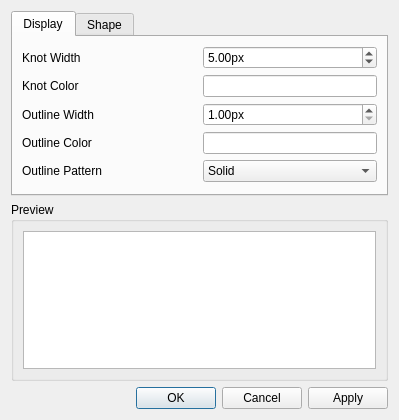
<?xml version="1.0" encoding="UTF-8"?>
<ui version="4.0">
 <class>StyleDialog</class>
 <widget class="QDialog" name="StyleDialog">
  <property name="geometry">
   <rect>
    <x>0</x>
    <y>0</y>
    <width>399</width>
    <height>420</height>
   </rect>
  </property>
  <property name="windowTitle">
   <string>Knot Style</string>
  </property>
  <layout class="QGridLayout" name="gridLayout">
   <item row="2" column="0">
    <widget class="QGroupBox" name="groupBox">
     <property name="title">
      <string>Preview</string>
     </property>
     <layout class="QGridLayout" name="gridLayout_2">
      <item row="0" column="0">
       <widget class="KnotView" name="preview">
        <property name="sizePolicy">
         <sizepolicy hsizetype="Expanding" vsizetype="Expanding">
          <horstretch>0</horstretch>
          <verstretch>0</verstretch>
         </sizepolicy>
        </property>
        <property name="verticalScrollBarPolicy">
         <enum>Qt::ScrollBarAlwaysOff</enum>
        </property>
        <property name="horizontalScrollBarPolicy">
         <enum>Qt::ScrollBarAlwaysOff</enum>
        </property>
        <property name="interactive">
         <bool>false</bool>
        </property>
       </widget>
      </item>
     </layout>
    </widget>
   </item>
   <item row="3" column="0">
    <widget class="QDialogButtonBox" name="buttonBox">
     <property name="orientation">
      <enum>Qt::Horizontal</enum>
     </property>
     <property name="standardButtons">
      <set>QDialogButtonBox::Apply|QDialogButtonBox::Cancel|QDialogButtonBox::Ok</set>
     </property>
    </widget>
   </item>
   <item row="1" column="0">
    <widget class="QTabWidget" name="tabWidget">
     <property name="currentIndex">
      <number>0</number>
     </property>
     <widget class="QWidget" name="tab">
      <attribute name="title">
       <string>Display</string>
      </attribute>
      <layout class="QGridLayout" name="gridLayout_3">
       <item row="0" column="0">
        <widget class="QLabel" name="label">
         <property name="text">
          <string>Knot Width</string>
         </property>
        </widget>
       </item>
       <item row="2" column="1">
        <widget class="QDoubleSpinBox" name="outline_width_spinner">
         <property name="suffix">
          <string>px</string>
         </property>
         <property name="minimum">
          <double>1.000000000000000</double>
         </property>
         <property name="maximum">
          <double>128.000000000000000</double>
         </property>
         <property name="value">
          <double>1.000000000000000</double>
         </property>
        </widget>
       </item>
       <item row="0" column="1">
        <widget class="QDoubleSpinBox" name="knot_width_spinner">
         <property name="suffix">
          <string>px</string>
         </property>
         <property name="minimum">
          <double>1.000000000000000</double>
         </property>
         <property name="value">
          <double>5.000000000000000</double>
         </property>
        </widget>
       </item>
       <item row="2" column="0">
        <widget class="QLabel" name="label_2">
         <property name="text">
          <string>Outline Width</string>
         </property>
        </widget>
       </item>
       <item row="1" column="1">
        <widget class="ColorWidget" name="color">
         <property name="sizePolicy">
          <sizepolicy hsizetype="Preferred" vsizetype="Fixed">
           <horstretch>0</horstretch>
           <verstretch>0</verstretch>
          </sizepolicy>
         </property>
        </widget>
       </item>
       <item row="1" column="0">
        <widget class="QLabel" name="label_3">
         <property name="text">
          <string>Knot Color</string>
         </property>
        </widget>
       </item>
       <item row="3" column="0">
        <widget class="QLabel" name="label_4">
         <property name="text">
          <string>Outline Color</string>
         </property>
        </widget>
       </item>
       <item row="3" column="1">
        <widget class="ColorWidget" name="outline_color">
         <property name="sizePolicy">
          <sizepolicy hsizetype="Preferred" vsizetype="Fixed">
           <horstretch>0</horstretch>
           <verstretch>0</verstretch>
          </sizepolicy>
         </property>
        </widget>
       </item>
       <item row="4" column="0">
        <widget class="QLabel" name="label_10">
         <property name="text">
          <string>Outline Pattern</string>
         </property>
        </widget>
       </item>
       <item row="4" column="1">
        <widget class="QComboBox" name="outline_pattern_combo">
         <property name="iconSize">
          <size>
           <width>96</width>
           <height>4</height>
          </size>
         </property>
         <item>
          <property name="text">
           <string>Solid</string>
          </property>
          <property name="icon">
           <iconset resource="../../img/icons.qrc">
            <normaloff>:/img/line_solid.svg</normaloff>:/img/line_solid.svg</iconset>
          </property>
         </item>
         <item>
          <property name="text">
           <string>No Line</string>
          </property>
          <property name="icon">
           <iconset resource="../../img/icons.qrc">
            <normaloff>:/img/line_no.svg</normaloff>:/img/line_no.svg</iconset>
          </property>
         </item>
         <item>
          <property name="text">
           <string>Dotted</string>
          </property>
          <property name="icon">
           <iconset resource="../../img/icons.qrc">
            <normaloff>:/img/line_dot.svg</normaloff>:/img/line_dot.svg</iconset>
          </property>
         </item>
         <item>
          <property name="text">
           <string>Dashed</string>
          </property>
          <property name="icon">
           <iconset resource="../../img/icons.qrc">
            <normaloff>:/img/line_dash.svg</normaloff>:/img/line_dash.svg</iconset>
          </property>
         </item>
         <item>
          <property name="text">
           <string>Dash Dot</string>
          </property>
          <property name="icon">
           <iconset resource="../../img/icons.qrc">
            <normaloff>:/img/line_dash_dot.svg</normaloff>:/img/line_dash_dot.svg</iconset>
          </property>
         </item>
        </widget>
       </item>
      </layout>
     </widget>
     <widget class="QWidget" name="tab_2">
      <attribute name="title">
       <string>Shape</string>
      </attribute>
      <layout class="QGridLayout" name="gridLayout_4">
       <item row="0" column="0">
        <widget class="QLabel" name="label_5">
         <property name="text">
          <string>Curve Control Point Distance</string>
         </property>
        </widget>
       </item>
       <item row="1" column="0">
        <widget class="QLabel" name="label_8">
         <property name="text">
          <string>Crossing Gap</string>
         </property>
        </widget>
       </item>
       <item row="4" column="0">
        <widget class="QLabel" name="label_7">
         <property name="text">
          <string>Curve Style</string>
         </property>
        </widget>
       </item>
       <item row="5" column="0">
        <widget class="QLabel" name="label_9">
         <property name="text">
          <string>Point Style</string>
         </property>
        </widget>
       </item>
       <item row="0" column="1">
        <widget class="QDoubleSpinBox" name="handle_length_spinner">
         <property name="suffix">
          <string>px</string>
         </property>
         <property name="value">
          <double>32.000000000000000</double>
         </property>
        </widget>
       </item>
       <item row="1" column="1">
        <widget class="QDoubleSpinBox" name="crossing_gap_spinner">
         <property name="suffix">
          <string>px</string>
         </property>
         <property name="value">
          <double>10.000000000000000</double>
         </property>
        </widget>
       </item>
       <item row="2" column="1">
        <widget class="QDoubleSpinBox" name="cusp_angle_spinner">
         <property name="suffix">
          <string>°</string>
         </property>
         <property name="maximum">
          <double>360.000000000000000</double>
         </property>
         <property name="singleStep">
          <double>15.000000000000000</double>
         </property>
         <property name="value">
          <double>225.000000000000000</double>
         </property>
        </widget>
       </item>
       <item row="2" column="0">
        <widget class="QLabel" name="label_6">
         <property name="text">
          <string>Minimum Cusp Angle</string>
         </property>
        </widget>
       </item>
       <item row="4" column="1">
        <widget class="QComboBox" name="style_combo">
         <item>
          <property name="text">
           <string>Pointed Curve</string>
          </property>
          <property name="icon">
           <iconset resource="../../img/icons.qrc">
            <normaloff>:/img/pointcurve.svg</normaloff>:/img/pointcurve.svg</iconset>
          </property>
         </item>
         <item>
          <property name="text">
           <string>Ogee</string>
          </property>
          <property name="icon">
           <iconset resource="../../img/icons.qrc">
            <normaloff>:/img/ogee.svg</normaloff>:/img/ogee.svg</iconset>
          </property>
         </item>
         <item>
          <property name="text">
           <string>Pointed Polygonal</string>
          </property>
          <property name="icon">
           <iconset resource="../../img/icons.qrc">
            <normaloff>:/img/pointpoly.svg</normaloff>:/img/pointpoly.svg</iconset>
          </property>
         </item>
         <item>
          <property name="text">
           <string>Polygonal</string>
          </property>
          <property name="icon">
           <iconset resource="../../img/icons.qrc">
            <normaloff>:/img/poly.svg</normaloff>:/img/poly.svg</iconset>
          </property>
         </item>
        </widget>
       </item>
       <item row="5" column="1">
        <widget class="QComboBox" name="point_combo">
         <item>
          <property name="text">
           <string>Bevel</string>
          </property>
         </item>
         <item>
          <property name="text">
           <string>Miter</string>
          </property>
         </item>
         <item>
          <property name="text">
           <string>Round</string>
          </property>
         </item>
        </widget>
       </item>
      </layout>
     </widget>
    </widget>
   </item>
  </layout>
 </widget>
 <customwidgets>
  <customwidget>
   <class>KnotView</class>
   <extends>QGraphicsView</extends>
   <header>knotview.hpp</header>
   <slots>
    <signal>mouse_moved(QPointF)</signal>
    <slot>erase_selected()</slot>
    <slot>link_selected()</slot>
    <slot>merge_selected()</slot>
    <slot>select_all()</slot>
    <slot>redraw()</slot>
    <slot>reset_view()</slot>
    <slot>reset_zoom()</slot>
    <slot>flip_horizontal()</slot>
    <slot>flip_vertical()</slot>
    <slot>mode_move_grid()</slot>
    <slot>toggle_knotline(bool)</slot>
    <slot>toggle_graph(bool)</slot>
   </slots>
  </customwidget>
  <customwidget>
   <class>ColorWidget</class>
   <extends>QLineEdit</extends>
   <header>color_widget.hpp</header>
   <slots>
    <signal>color_changed(QColor)</signal>
   </slots>
  </customwidget>
 </customwidgets>
 <resources>
  <include location="../../img/icons.qrc"/>
 </resources>
 <connections>
  <connection>
   <sender>buttonBox</sender>
   <signal>accepted()</signal>
   <receiver>StyleDialog</receiver>
   <slot>accept()</slot>
   <hints>
    <hint type="sourcelabel">
     <x>252</x>
     <y>295</y>
    </hint>
    <hint type="destinationlabel">
     <x>157</x>
     <y>274</y>
    </hint>
   </hints>
  </connection>
  <connection>
   <sender>buttonBox</sender>
   <signal>rejected()</signal>
   <receiver>StyleDialog</receiver>
   <slot>reject()</slot>
   <hints>
    <hint type="sourcelabel">
     <x>320</x>
     <y>295</y>
    </hint>
    <hint type="destinationlabel">
     <x>286</x>
     <y>274</y>
    </hint>
   </hints>
  </connection>
  <connection>
   <sender>buttonBox</sender>
   <signal>clicked(QAbstractButton*)</signal>
   <receiver>StyleDialog</receiver>
   <slot>clicked(QAbstractButton*)</slot>
   <hints>
    <hint type="sourcelabel">
     <x>42</x>
     <y>286</y>
    </hint>
    <hint type="destinationlabel">
     <x>42</x>
     <y>321</y>
    </hint>
   </hints>
  </connection>
 </connections>
 <slots>
  <slot>clicked(QAbstractButton*)</slot>
 </slots>
</ui>
